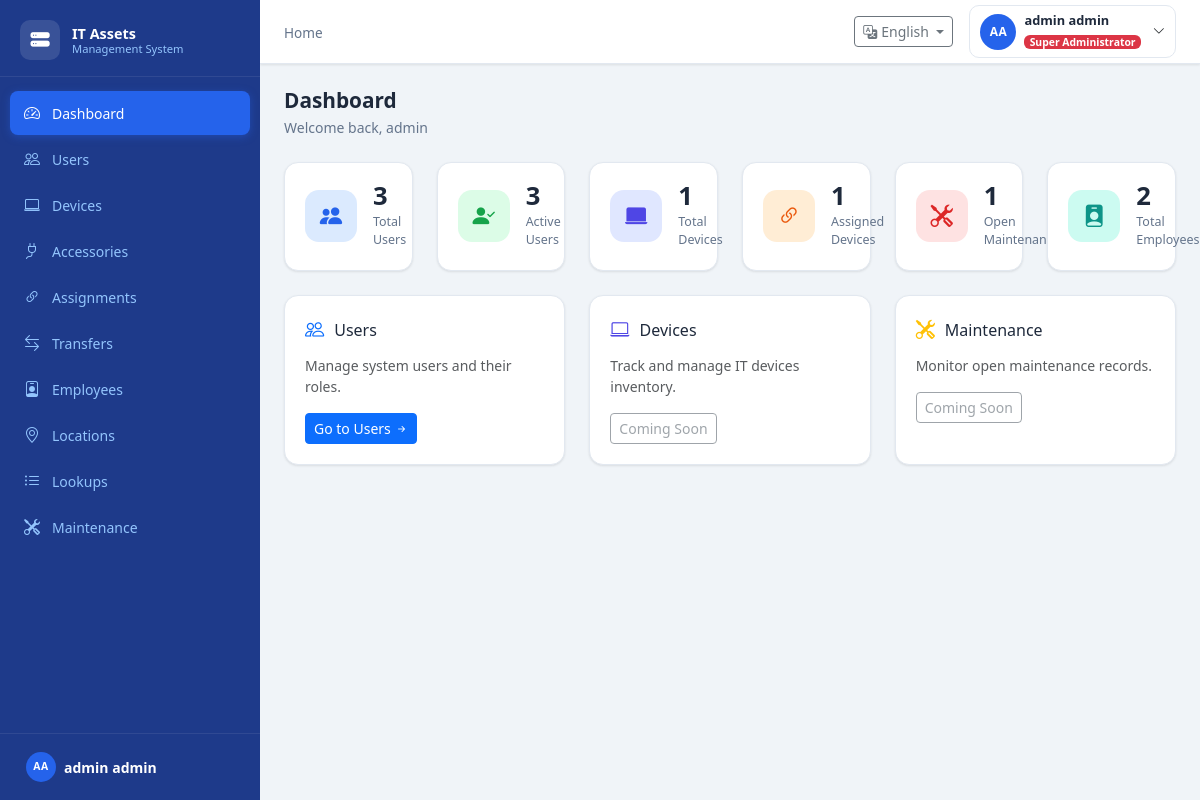
Page /dashboard/ (signed in) on the committed database.
### accounts/models.py (models this page shows, shortened)
class User(AbstractBaseUser, PermissionsMixin):
    SUPER_ADMIN       = 'super_admin'
    IT_ADMIN          = 'it_admin'
    IT_SUPERVISOR     = 'it_supervisor'
    INVENTORY_MANAGER = 'inventory_manager'
    SITE_MANAGER      = 'site_manager'
    MAINTENANCE_TECH  = 'maintenance_tech'
    AUDITOR           = 'auditor'
    VIEWER            = 'viewer'
    ROLE_CHOICES = [
        (SUPER_ADMIN,       'Super Administrator'),
        (IT_ADMIN,          'IT Admin'),
        (IT_SUPERVISOR,     'IT Supervisor'),
        (INVENTORY_MANAGER, 'Inventory Manager'),
        (SITE_MANAGER,      'Site Manager'),
        (MAINTENANCE_TECH,  'Maintenance Technician'),
        (AUDITOR,           'Auditor'),
        (VIEWER,            'Viewer'),
    ]
    ROLE_COLORS = {
        SUPER_ADMIN:       'danger',
        IT_ADMIN:          'primary',
        IT_SUPERVISOR:     'info',
        INVENTORY_MANAGER: 'purple',
        SITE_MANAGER:      'warning',
        MAINTENANCE_TECH:  'success',
        AUDITOR:           'dark',
        VIEWER:            'secondary',
    }
    first_name = models.CharField(max_length=255)
    last_name  = models.CharField(max_length=255)
    email      = models.EmailField(max_length=255, unique=True)
    role       = models.CharField(max_length=30, choices=ROLE_CHOICES, default=VIEWER)
    site = models.ForeignKey(
        'locations.Site',
        on_delete=models.PROTECT,
        related_name='users',
        null=True, blank=True,
    )
    is_active = models.BooleanField(default=True)
    is_staff  = models.BooleanField(default=False)
    created_by   = models.ForeignKey(
        'self', on_delete=models.PROTECT,
        related_name='created_users',
        null=True, blank=True,
        db_column='Created_By',
    )
    created_date = models.DateTimeField(auto_now_add=True)
    updated_date = models.DateTimeField(auto_now=True, null=True, blank=True)
    deleted_date = models.DateTimeField(null=True, blank=True)
    objects = UserManager()
    USERNAME_FIELD  = 'email'
    REQUIRED_FIELDS = ['first_name', 'last_name']
    class Meta:
        db_table = 'Users'
    @property
    def full_name(self):
        return f'{self.first_name} {self.last_name}'
    @property
    def role_color(self):
        return self.ROLE_COLORS.get(self.role, 'secondary')

### dashboard/views.py (the view)
# urls.py: path('dashboard/', views.dashboard, name='dashboard'),
@login_required
def dashboard(request):
    stats = {
        'total_users': User.objects.filter(deleted_date__isnull=True).count(),
        'active_users': User.objects.filter(is_active=True, deleted_date__isnull=True).count(),
        'total_devices': Device.objects.filter(deleted_date__isnull=True).count(),
        'assigned_devices': DeviceAssignment.objects.filter(returned_date__isnull=True).count(),
        'open_maintenance': MaintenanceRecord.objects.filter(returned_date__isnull=True).count(),
        'total_employees': Employee.objects.filter(deleted_date__isnull=True).count(),
    }
    return render(request, 'dashboard/index.html', {'stats': stats})

### accounts/permissions.py (called while the page is built, shortened)
def sees_all_sites(user):
    if not user or not user.is_authenticated:
        return False
    if not user.site_id:
        return True
    role  = getattr(user, 'role', 'viewer')
    scope = ROLE_SITE_SCOPE.get(role, 'own')
    return scope == 'all'

def has_permission(user, perm):
    if not user or not user.is_authenticated:
        return False
    if user.is_superuser:
        return True

### templates/dashboard/index.html (shortened to what this page needs)
{% extends "base.html" %}
{% load i18n humanize %}
{% block content %}
<div class="page-container">
  <div class="page-header">
    <div>
      <h4 class="page-title">{% trans "Dashboard" %}</h4>
      <p class="page-subtitle">
      </p>
    </div>
  </div>
  <div class="row g-4 mb-4">
    <div class="col-xl-2 col-lg-4 col-md-6">
      <div class="stat-card stat-card-blue">
        <div class="stat-icon">
          <i class="bi bi-people-fill"></i>
        </div>
        <div class="stat-body">
          <div class="stat-value">{{ stats.total_users|intcomma }}</div>
          <div class="stat-label">{% trans "Total Users" %}</div>
        </div>
      </div>
    </div>
    <div class="col-xl-2 col-lg-4 col-md-6">
      <div class="stat-card stat-card-green">
        <div class="stat-icon">
          <i class="bi bi-person-check-fill"></i>
        </div>
        <div class="stat-body">
          <div class="stat-value">{{ stats.active_users|intcomma }}</div>
          <div class="stat-label">{% trans "Active Users" %}</div>
        </div>
      </div>
    </div>
    <div class="col-xl-2 col-lg-4 col-md-6">
      <div class="stat-card stat-card-indigo">
        <div class="stat-icon">
          <i class="bi bi-laptop-fill"></i>
        </div>
        <div class="stat-body">
          <div class="stat-value">{{ stats.total_devices|intcomma }}</div>
          <div class="stat-label">{% trans "Total Devices" %}</div>
        </div>
      </div>
    </div>
    <div class="col-xl-2 col-lg-4 col-md-6">
      <div class="stat-card stat-card-orange">
        <div class="stat-icon">
          <i class="bi bi-link-45deg"></i>
        </div>
        <div class="stat-body">
          <div class="stat-value">{{ stats.assigned_devices|intcomma }}</div>
          <div class="stat-label">{% trans "Assigned Devices" %}</div>
        </div>
      </div>
    </div>
    <div class="col-xl-2 col-lg-4 col-md-6">
      <div class="stat-card stat-card-red">
        <div class="stat-icon">
          <i class="bi bi-tools"></i>
        </div>
        <div class="stat-body">
          <div class="stat-value">{{ stats.open_maintenance|intcomma }}</div>
          <div class="stat-label">{% trans "Open Maintenance" %}</div>
        </div>
      </div>
    </div>
    <div class="col-xl-2 col-lg-4 col-md-6">
      <div class="stat-card stat-card-teal">
        <div class="stat-icon">
          <i class="bi bi-person-badge-fill"></i>
        </div>
        <div class="stat-body">
          <div class="stat-value">{{ stats.total_employees|intcomma }}</div>
          <div class="stat-label">{% trans "Total Employees" %}</div>
        </div>
      </div>
    </div>
  </div>
  <div class="row g-4">
    {% if rbac.users_view %}
    <div class="col-lg-4 col-md-6">
      <div class="quick-card">
        <div class="quick-card-header">
          <i class="bi bi-people text-primary"></i>
          <h6 class="mb-0">{% trans "Users" %}</h6>
        </div>
        <p class="quick-card-text text-muted small">
          {% trans "Manage system users and their roles." %}
        </p>
        <a href="{% url 'users-list' %}" class="btn btn-sm btn-primary">
          {% trans "Go to Users" %} <i class="bi bi-arrow-end"></i>
        </a>
      </div>
    </div>
    {% endif %}
    {% if rbac.devices_view %}
    <div class="col-lg-4 col-md-6">
      <div class="quick-card">
        <div class="quick-card-header">
          <i class="bi bi-laptop text-indigo"></i>
          <h6 class="mb-0">{% trans "Devices" %}</h6>
        </div>
        <p class="quick-card-text text-muted small">
          {% trans "Track and manage IT devices inventory." %}
        </p>
        <a href="#" class="btn btn-sm btn-outline-secondary disabled">
          {% trans "Coming Soon" %}
        </a>
      </div>
    </div>
    {% endif %}
    {% if rbac.maintenance_view %}
    <div class="col-lg-4 col-md-6">
      <div class="quick-card">
        <div class="quick-card-header">
          <i class="bi bi-tools text-warning"></i>
          <h6 class="mb-0">{% trans "Maintenance" %}</h6>
        </div>
        <p class="quick-card-text text-muted small">
          {% trans "Monitor open maintenance records." %}
        </p>
        <a href="#" class="btn btn-sm btn-outline-secondary disabled">
          {% trans "Coming Soon" %}
        </a>
      </div>
    </div>
    {% endif %}
  </div>
</div>
{% endblock %}

### templates/base.html (shortened to what this page needs)
{% load i18n static %}
{% get_current_language as LANG %}
<!DOCTYPE html>
<html lang="{{ LANG }}" dir="{% if LANG == 'ar' %}rtl{% else %}ltr{% endif %}">
<head>
  {% if LANG == 'ar' %}
  <link rel="stylesheet" href="https://cdn.jsdelivr.net/npm/bootstrap@5.3.3/dist/css/bootstrap.rtl.min.css" />
  {% else %}
  <link rel="stylesheet" href="https://cdn.jsdelivr.net/npm/bootstrap@5.3.3/dist/css/bootstrap.min.css" />
  {% endif %}
  <link rel="stylesheet" href="https://cdn.jsdelivr.net/npm/bootstrap-icons@1.11.3/font/bootstrap-icons.min.css" />
  <link rel="stylesheet" href="https://cdn.jsdelivr.net/npm/select2@4.1.0-rc.0/dist/css/select2.min.css" />
  <link rel="stylesheet" href="https://cdn.jsdelivr.net/npm/select2-bootstrap-5-theme@1.3.0/dist/select2-bootstrap-5-theme.min.css" />
  <link rel="stylesheet" href="{% static 'css/app.css' %}" />
</head>
<body>
  {% include "components/sidebar.html" %}
  <div class="main-wrapper" id="mainWrapper">
    {% include "components/navbar.html" %}
    <main class="main-content">
      {% block content %}{% endblock %}
    </main>
  </div>
  <div class="position-fixed bottom-0 end-0 p-3" style="z-index:9999" id="toastContainer"></div>
</body>
</html>

### templates/components/sidebar.html
{% load i18n %}
<aside class="sidebar" id="sidebar">
  <div class="sidebar-brand">
    <div class="sidebar-brand-icon">
      <i class="bi bi-hdd-stack-fill"></i>
    </div>
    <div class="sidebar-brand-text">
      <span class="sidebar-brand-title">{% trans "IT Assets" %}</span>
      <span class="sidebar-brand-sub">{% trans "Management System" %}</span>
    </div>
  </div>
  <nav class="sidebar-nav">
    <ul class="sidebar-menu">
      <li class="sidebar-item">
        <a href="{% url 'dashboard' %}"
           class="sidebar-link {% if '/dashboard' in request.path or request.path == '/' %}active{% endif %}">
          <i class="bi bi-speedometer2 sidebar-icon"></i>
          <span>{% trans "Dashboard" %}</span>
        </a>
      </li>
      {% if rbac.users_view %}
      <li class="sidebar-item">
        <a href="{% url 'users-list' %}"
           class="sidebar-link {% if '/accounts/users' in request.path %}active{% endif %}">
          <i class="bi bi-people sidebar-icon"></i>
          <span>{% trans "Users" %}</span>
        </a>
      </li>
      {% endif %}
      {% if rbac.devices_view %}
      <li class="sidebar-item">
        <a href="{% url 'devices-index' %}"
           class="sidebar-link {% if '/inventory/devices' in request.path %}active{% endif %}">
          <i class="bi bi-laptop sidebar-icon"></i>
          <span>{% trans "Devices" %}</span>
        </a>
      </li>
      {% endif %}
      {% if rbac.accessories_view %}
      <li class="sidebar-item">
        <a href="{% url 'accessories-index' %}"
           class="sidebar-link {% if '/inventory/accessories' in request.path %}active{% endif %}">
          <i class="bi bi-plug sidebar-icon"></i>
          <span>{% trans "Accessories" %}</span>
        </a>
      </li>
      {% endif %}
      {% if rbac.assignments_view %}
      <li class="sidebar-item">
        <a href="{% url 'assignments-index' %}"
           class="sidebar-link {% if '/assignments' in request.path and '/transfers' not in request.path %}active{% endif %}">
          <i class="bi bi-link-45deg sidebar-icon"></i>
          <span>{% trans "Assignments" %}</span>
        </a>
      </li>
      {% endif %}
      {% if rbac.transfers_view %}
      <li class="sidebar-item">
        <a href="{% url 'transfers-index' %}"
           class="sidebar-link {% if '/assignments/transfers' in request.path %}active{% endif %}">
          <i class="bi bi-arrow-left-right sidebar-icon"></i>
          <span>{% trans "Transfers" %}</span>
        </a>
      </li>
      {% endif %}
      {% if rbac.employees_view %}
      <li class="sidebar-item">
        <a href="{% url 'employees-index' %}"
           class="sidebar-link {% if '/employees' in request.path %}active{% endif %}">
          <i class="bi bi-person-badge sidebar-icon"></i>
          <span>{% trans "Employees" %}</span>
        </a>
      </li>
      {% endif %}
      {% if rbac.locations_view %}
      <li class="sidebar-item">
        <a href="{% url 'locations-index' %}"
           class="sidebar-link {% if '/locations' in request.path %}active{% endif %}">
          <i class="bi bi-geo-alt sidebar-icon"></i>
          <span>{% trans "Locations" %}</span>
        </a>
      </li>
      {% endif %}
      {% if rbac.lookups_view %}
      <li class="sidebar-item">
        <a href="{% url 'lookups-index' %}"
           class="sidebar-link {% if '/inventory/lookups' in request.path %}active{% endif %}">
          <i class="bi bi-list-ul sidebar-icon"></i>
          <span>{% trans "Lookups" %}</span>
        </a>
      </li>
      {% endif %}
      {% if rbac.maintenance_view %}
      <li class="sidebar-item">
        <a href="{% url 'maintenance-index' %}"
           class="sidebar-link {% if '/maintenance' in request.path %}active{% endif %}">
          <i class="bi bi-tools sidebar-icon"></i>
          <span>{% trans "Maintenance" %}</span>
        </a>
      </li>
      {% endif %}
    </ul>
  </nav>
  <div class="sidebar-footer">
    <div class="d-flex align-items-center gap-2 px-3 py-2">
      <div class="user-avatar user-avatar-sm">
        {{ request.user.first_name|first|upper }}{{ request.user.last_name|first|upper }}
      </div>
      <div>
        <div class="fw-semibold small text-white">{{ request.user.full_name }}</div>
      </div>
    </div>
  </div>
</aside>

### templates/components/navbar.html (shortened to what this page needs)
{% load i18n %}
<header class="app-navbar" id="appNavbar">
  <div class="navbar-start">
    <nav aria-label="breadcrumb" class="d-none d-md-block">
      <ol class="breadcrumb mb-0">
        <li class="breadcrumb-item"><a href="{% url 'dashboard' %}">{% trans "Home" %}</a></li>
      </ol>
    </nav>
  </div>
  <div class="navbar-end">
    <div class="dropdown me-2">
      <button class="btn btn-sm btn-outline-secondary dropdown-toggle d-flex align-items-center gap-1"
              type="button" data-bs-toggle="dropdown" aria-expanded="false">
        <i class="bi bi-translate"></i>
        <span class="d-none d-sm-inline">
          {% get_current_language as LANG %}
          {% if LANG == 'ar' %}العربية{% else %}English{% endif %}
        </span>
      </button>
    </div>
    <div class="dropdown">
      <button class="btn btn-sm d-flex align-items-center gap-2 user-menu-btn"
              type="button" data-bs-toggle="dropdown" aria-expanded="false">
        <div class="user-avatar">
          {{ request.user.first_name|first|upper }}{{ request.user.last_name|first|upper }}
        </div>
        <div class="d-none d-md-block text-start">
          <div class="user-name">{{ request.user.full_name }}</div>
          <div class="user-role">
            <span class="badge bg-{{ rbac.role_color }} badge-sm">{{ rbac.role_display }}</span>
          </div>
        </div>
        <i class="bi bi-chevron-down small ms-1"></i>
      </button>
    </div>
  </div>
</header>

### rows in the picture
User: user.first_name|first "A", user.last_name|first "A", user.full_name "admin admin"

### other values in the picture
{{ rbac.role_display }} "Super Administrator"
{{ stats.total_users|intcomma }} "3"
{{ stats.active_users|intcomma }} "3"
{{ stats.total_devices|intcomma }} "1"
{{ stats.assigned_devices|intcomma }} "1"
{{ stats.open_maintenance|intcomma }} "1"
{{ stats.total_employees|intcomma }} "2"
